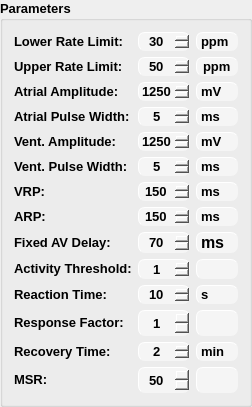
     <widget class="QGroupBox" name="GB_Parameters">
      <property name="sizePolicy">
       <sizepolicy hsizetype="Preferred" vsizetype="Expanding">
        <horstretch>0</horstretch>
        <verstretch>0</verstretch>
       </sizepolicy>
      </property>
      <property name="font">
       <font>
        <pointsize>10</pointsize>
        <weight>75</weight>
        <bold>true</bold>
       </font>
      </property>
      <property name="title">
       <string>Parameters</string>
      </property>
      <layout class="QGridLayout" name="gridLayout_2">
       <item row="11" column="0">
        <widget class="QLabel" name="LAB_ResponseFactor">
         <property name="sizePolicy">
          <sizepolicy hsizetype="Preferred" vsizetype="Expanding">
           <horstretch>0</horstretch>
           <verstretch>0</verstretch>
          </sizepolicy>
         </property>
         <property name="styleSheet">
          <string notr="true">FONT-SIZE: 16px;</string>
         </property>
         <property name="text">
          <string>&lt;html&gt;&lt;head/&gt;&lt;body&gt;&lt;p&gt;&lt;span style=&quot; font-size:10pt;&quot;&gt;Response Factor:&lt;/span&gt;&lt;/p&gt;&lt;/body&gt;&lt;/html&gt;</string>
         </property>
        </widget>
       </item>
       <item row="10" column="2">
        <widget class="QLabel" name="LAB_ReactionTime_Units">
         <property name="font">
          <font>
           <pointsize>-1</pointsize>
          </font>
         </property>
         <property name="styleSheet">
          <string notr="true">BACKGROUND-COLOR: rgb(245, 245, 245);
BORDER-COLOR: rgb(245, 245, 245);
BORDER-RADIUS: 7px;
BORDER-WIDTH: 1px;
BORDER-STYLE: outset;
FONT-SIZE: 16px;</string>
         </property>
         <property name="text">
          <string>&lt;html&gt;&lt;head/&gt;&lt;body&gt;&lt;p&gt;&lt;span style=&quot; font-size:10pt;&quot;&gt;s&lt;/span&gt;&lt;/p&gt;&lt;/body&gt;&lt;/html&gt;</string>
         </property>
         <property name="textFormat">
          <enum>Qt::AutoText</enum>
         </property>
        </widget>
       </item>
       <item row="1" column="0">
        <widget class="QLabel" name="LAB_UpperRateLimit">
         <property name="sizePolicy">
          <sizepolicy hsizetype="Preferred" vsizetype="Expanding">
           <horstretch>0</horstretch>
           <verstretch>0</verstretch>
          </sizepolicy>
         </property>
         <property name="styleSheet">
          <string notr="true">FONT-SIZE: 16px;</string>
         </property>
         <property name="text">
          <string>&lt;html&gt;&lt;head/&gt;&lt;body&gt;&lt;p&gt;&lt;span style=&quot; font-size:10pt;&quot;&gt;Upper Rate Limit:&lt;/span&gt;&lt;/p&gt;&lt;/body&gt;&lt;/html&gt;</string>
         </property>
        </widget>
       </item>
       <item row="0" column="2">
        <widget class="QLabel" name="LAB_LowerRateLimit_Units">
         <property name="font">
          <font>
           <pointsize>-1</pointsize>
          </font>
         </property>
         <property name="styleSheet">
          <string notr="true">BACKGROUND-COLOR: rgb(245, 245, 245);
BORDER-COLOR: rgb(245, 245, 245);
BORDER-RADIUS: 7px;
BORDER-WIDTH: 1px;
BORDER-STYLE: outset;
FONT-SIZE: 16px;</string>
         </property>
         <property name="text">
          <string>&lt;html&gt;&lt;head/&gt;&lt;body&gt;&lt;p&gt;&lt;span style=&quot; font-size:10pt;&quot;&gt;ppm&lt;/span&gt;&lt;/p&gt;&lt;/body&gt;&lt;/html&gt;</string>
         </property>
         <property name="textFormat">
          <enum>Qt::AutoText</enum>
         </property>
        </widget>
       </item>
       <item row="6" column="2">
        <widget class="QLabel" name="LAB_VRP_Units">
         <property name="font">
          <font>
           <pointsize>-1</pointsize>
          </font>
         </property>
         <property name="styleSheet">
          <string notr="true">BACKGROUND-COLOR: rgb(245, 245, 245);
BORDER-COLOR: rgb(245, 245, 245);
BORDER-RADIUS: 7px;
BORDER-WIDTH: 1px;
BORDER-STYLE: outset;
FONT-SIZE: 16px;</string>
         </property>
         <property name="text">
          <string>&lt;html&gt;&lt;head/&gt;&lt;body&gt;&lt;p&gt;&lt;span style=&quot; font-size:10pt;&quot;&gt;ms&lt;/span&gt;&lt;/p&gt;&lt;/body&gt;&lt;/html&gt;</string>
         </property>
         <property name="textFormat">
          <enum>Qt::AutoText</enum>
         </property>
        </widget>
       </item>
       <item row="12" column="2">
        <widget class="QLabel" name="LAB_RecoveryTime_Units">
         <property name="font">
          <font>
           <pointsize>-1</pointsize>
          </font>
         </property>
         <property name="styleSheet">
          <string notr="true">BACKGROUND-COLOR: rgb(245, 245, 245);
BORDER-COLOR: rgb(245, 245, 245);
BORDER-RADIUS: 7px;
BORDER-WIDTH: 1px;
BORDER-STYLE: outset;
FONT-SIZE: 16px;</string>
         </property>
         <property name="text">
          <string>&lt;html&gt;&lt;head/&gt;&lt;body&gt;&lt;p&gt;&lt;span style=&quot; font-size:10pt;&quot;&gt;min&lt;/span&gt;&lt;/p&gt;&lt;/body&gt;&lt;/html&gt;</string>
         </property>
         <property name="textFormat">
          <enum>Qt::AutoText</enum>
         </property>
        </widget>
       </item>
       <item row="10" column="0">
        <widget class="QLabel" name="LAB_ReactionTime">
         <property name="sizePolicy">
          <sizepolicy hsizetype="Preferred" vsizetype="Expanding">
           <horstretch>0</horstretch>
           <verstretch>0</verstretch>
          </sizepolicy>
         </property>
         <property name="styleSheet">
          <string notr="true">FONT-SIZE: 16px;</string>
         </property>
         <property name="text">
          <string>&lt;html&gt;&lt;head/&gt;&lt;body&gt;&lt;p&gt;&lt;span style=&quot; font-size:10pt;&quot;&gt;Reaction Time:&lt;/span&gt;&lt;/p&gt;&lt;/body&gt;&lt;/html&gt;</string>
         </property>
        </widget>
       </item>
       <item row="1" column="2">
        <widget class="QLabel" name="LAB_UpperRateLimit_Units">
         <property name="font">
          <font>
           <pointsize>16</pointsize>
          </font>
         </property>
         <property name="styleSheet">
          <string notr="true">BACKGROUND-COLOR: rgb(245, 245, 245);
BORDER-COLOR: rgb(245, 245, 245);
BORDER-RADIUS: 7px;
BORDER-WIDTH: 1px;
BORDER-STYLE: outset;</string>
         </property>
         <property name="text">
          <string>&lt;html&gt;&lt;head/&gt;&lt;body&gt;&lt;p&gt;&lt;span style=&quot; font-size:10pt;&quot;&gt;ppm&lt;/span&gt;&lt;/p&gt;&lt;/body&gt;&lt;/html&gt;</string>
         </property>
         <property name="textFormat">
          <enum>Qt::AutoText</enum>
         </property>
        </widget>
       </item>
       <item row="4" column="0">
        <widget class="QLabel" name="LAB_VentricularAmplitude">
         <property name="sizePolicy">
          <sizepolicy hsizetype="Preferred" vsizetype="Expanding">
           <horstretch>0</horstretch>
           <verstretch>0</verstretch>
          </sizepolicy>
         </property>
         <property name="styleSheet">
          <string notr="true">FONT-SIZE: 16px;</string>
         </property>
         <property name="text">
          <string>&lt;html&gt;&lt;head/&gt;&lt;body&gt;&lt;p&gt;&lt;span style=&quot; font-size:10pt;&quot;&gt;Vent. Amplitude:&lt;/span&gt;&lt;/p&gt;&lt;/body&gt;&lt;/html&gt;</string>
         </property>
        </widget>
       </item>
       <item row="5" column="0">
        <widget class="QLabel" name="LAB_VentricularPulseWidth">
         <property name="sizePolicy">
          <sizepolicy hsizetype="Preferred" vsizetype="Expanding">
           <horstretch>0</horstretch>
           <verstretch>0</verstretch>
          </sizepolicy>
         </property>
         <property name="styleSheet">
          <string notr="true">FONT-SIZE: 16px;</string>
         </property>
         <property name="text">
          <string>&lt;html&gt;&lt;head/&gt;&lt;body&gt;&lt;p&gt;&lt;span style=&quot; font-size:10pt;&quot;&gt;Vent. Pulse Width:&lt;/span&gt;&lt;/p&gt;&lt;/body&gt;&lt;/html&gt;</string>
         </property>
        </widget>
       </item>
       <item row="2" column="2">
        <widget class="QLabel" name="LAB_AtrialAmplitude_Units">
         <property name="font">
          <font>
           <pointsize>-1</pointsize>
          </font>
         </property>
         <property name="styleSheet">
          <string notr="true">BACKGROUND-COLOR: rgb(245, 245, 245);
BORDER-COLOR: rgb(245, 245, 245);
BORDER-RADIUS: 7px;
BORDER-WIDTH: 1px;
BORDER-STYLE: outset;
FONT-SIZE: 16px;</string>
         </property>
         <property name="text">
          <string>&lt;html&gt;&lt;head/&gt;&lt;body&gt;&lt;p&gt;&lt;span style=&quot; font-size:10pt;&quot;&gt;mV&lt;/span&gt;&lt;/p&gt;&lt;/body&gt;&lt;/html&gt;</string>
         </property>
         <property name="textFormat">
          <enum>Qt::AutoText</enum>
         </property>
        </widget>
       </item>
       <item row="3" column="2">
        <widget class="QLabel" name="LAB_AtrialPulseWidth_Units">
         <property name="font">
          <font>
           <pointsize>-1</pointsize>
          </font>
         </property>
         <property name="styleSheet">
          <string notr="true">BACKGROUND-COLOR: rgb(245, 245, 245);
BORDER-COLOR: rgb(245, 245, 245);
BORDER-RADIUS: 7px;
BORDER-WIDTH: 1px;
BORDER-STYLE: outset;
FONT-SIZE: 16px;</string>
         </property>
         <property name="text">
          <string>&lt;html&gt;&lt;head/&gt;&lt;body&gt;&lt;p&gt;&lt;span style=&quot; font-size:10pt;&quot;&gt;ms&lt;/span&gt;&lt;/p&gt;&lt;/body&gt;&lt;/html&gt;</string>
         </property>
         <property name="textFormat">
          <enum>Qt::AutoText</enum>
         </property>
        </widget>
       </item>
       <item row="4" column="2">
        <widget class="QLabel" name="LAB_VentricularAmplitude_Units">
         <property name="font">
          <font>
           <pointsize>-1</pointsize>
          </font>
         </property>
         <property name="styleSheet">
          <string notr="true">BACKGROUND-COLOR: rgb(245, 245, 245);
BORDER-COLOR: rgb(245, 245, 245);
BORDER-RADIUS: 7px;
BORDER-WIDTH: 1px;
BORDER-STYLE: outset;
FONT-SIZE: 16px;</string>
         </property>
         <property name="text">
          <string>&lt;html&gt;&lt;head/&gt;&lt;body&gt;&lt;p&gt;&lt;span style=&quot; font-size:10pt;&quot;&gt;mV&lt;/span&gt;&lt;/p&gt;&lt;/body&gt;&lt;/html&gt;</string>
         </property>
         <property name="textFormat">
          <enum>Qt::AutoText</enum>
         </property>
        </widget>
       </item>
       <item row="7" column="0">
        <widget class="QLabel" name="LAB_ARP">
         <property name="sizePolicy">
          <sizepolicy hsizetype="Preferred" vsizetype="Expanding">
           <horstretch>0</horstretch>
           <verstretch>0</verstretch>
          </sizepolicy>
         </property>
         <property name="toolTip">
          <string>&lt;html&gt;&lt;head/&gt;&lt;body&gt;&lt;p&gt;&lt;span style=&quot; font-size:10pt;&quot;&gt;Atrial Refractory Period&lt;/span&gt;&lt;/p&gt;&lt;/body&gt;&lt;/html&gt;</string>
         </property>
         <property name="styleSheet">
          <string notr="true">FONT-SIZE: 16px;</string>
         </property>
         <property name="text">
          <string>&lt;html&gt;&lt;head/&gt;&lt;body&gt;&lt;p&gt;&lt;span style=&quot; font-size:10pt;&quot;&gt;ARP:&lt;/span&gt;&lt;/p&gt;&lt;/body&gt;&lt;/html&gt;</string>
         </property>
        </widget>
       </item>
       <item row="0" column="0">
        <widget class="QLabel" name="LAB_LowerRateLimit">
         <property name="sizePolicy">
          <sizepolicy hsizetype="Preferred" vsizetype="Expanding">
           <horstretch>0</horstretch>
           <verstretch>0</verstretch>
          </sizepolicy>
         </property>
         <property name="styleSheet">
          <string notr="true">FONT-SIZE: 16px;</string>
         </property>
         <property name="text">
          <string>&lt;html&gt;&lt;head/&gt;&lt;body&gt;&lt;p&gt;&lt;span style=&quot; font-size:10pt;&quot;&gt;Lower Rate Limit:&lt;/span&gt;&lt;/p&gt;&lt;/body&gt;&lt;/html&gt;</string>
         </property>
        </widget>
       </item>
       <item row="12" column="0">
        <widget class="QLabel" name="LAB_RecoveryTime">
         <property name="sizePolicy">
          <sizepolicy hsizetype="Preferred" vsizetype="Expanding">
           <horstretch>0</horstretch>
           <verstretch>0</verstretch>
          </sizepolicy>
         </property>
         <property name="styleSheet">
          <string notr="true">FONT-SIZE: 16px;</string>
         </property>
         <property name="text">
          <string>&lt;html&gt;&lt;head/&gt;&lt;body&gt;&lt;p&gt;&lt;span style=&quot; font-size:10pt;&quot;&gt;Recovery Time:&lt;/span&gt;&lt;/p&gt;&lt;/body&gt;&lt;/html&gt;</string>
         </property>
        </widget>
       </item>
       <item row="6" column="0">
        <widget class="QLabel" name="LAB_VRP">
         <property name="sizePolicy">
          <sizepolicy hsizetype="Preferred" vsizetype="Expanding">
           <horstretch>0</horstretch>
           <verstretch>0</verstretch>
          </sizepolicy>
         </property>
         <property name="toolTip">
          <string>&lt;html&gt;&lt;head/&gt;&lt;body&gt;&lt;p&gt;&lt;span style=&quot; font-size:10pt;&quot;&gt;Vetricular Refractory Period&lt;/span&gt;&lt;/p&gt;&lt;/body&gt;&lt;/html&gt;</string>
         </property>
         <property name="styleSheet">
          <string notr="true">FONT-SIZE: 16px;</string>
         </property>
         <property name="text">
          <string>&lt;html&gt;&lt;head/&gt;&lt;body&gt;&lt;p&gt;&lt;span style=&quot; font-size:10pt;&quot;&gt;VRP:&lt;/span&gt;&lt;/p&gt;&lt;/body&gt;&lt;/html&gt;</string>
         </property>
        </widget>
       </item>
       <item row="8" column="2">
        <widget class="QLabel" name="LAB_AV_Delay_Units">
         <property name="sizePolicy">
          <sizepolicy hsizetype="Preferred" vsizetype="Expanding">
           <horstretch>0</horstretch>
           <verstretch>0</verstretch>
          </sizepolicy>
         </property>
         <property name="font">
          <font>
           <pointsize>-1</pointsize>
          </font>
         </property>
         <property name="styleSheet">
          <string notr="true">BACKGROUND-COLOR: rgb(245, 245, 245);
BORDER-COLOR: rgb(245, 245, 245);
BORDER-RADIUS: 7px;
BORDER-WIDTH: 1px;
BORDER-STYLE: outset;
FONT-SIZE: 16px;</string>
         </property>
         <property name="text">
          <string>&lt;html&gt;&lt;head/&gt;&lt;body&gt;&lt;p&gt;&lt;span style=&quot; font-size:12pt;&quot;&gt;ms&lt;/span&gt;&lt;/p&gt;&lt;/body&gt;&lt;/html&gt;</string>
         </property>
         <property name="textFormat">
          <enum>Qt::AutoText</enum>
         </property>
        </widget>
       </item>
       <item row="3" column="0">
        <widget class="QLabel" name="LAB_AtrialPulseWidth">
         <property name="sizePolicy">
          <sizepolicy hsizetype="Preferred" vsizetype="Expanding">
           <horstretch>0</horstretch>
           <verstretch>0</verstretch>
          </sizepolicy>
         </property>
         <property name="styleSheet">
          <string notr="true">FONT-SIZE: 16px;</string>
         </property>
         <property name="text">
          <string>&lt;html&gt;&lt;head/&gt;&lt;body&gt;&lt;p&gt;&lt;span style=&quot; font-size:10pt;&quot;&gt;Atrial Pulse Width:&lt;/span&gt;&lt;/p&gt;&lt;/body&gt;&lt;/html&gt;</string>
         </property>
        </widget>
       </item>
       <item row="8" column="0">
        <widget class="QLabel" name="LAB_AV_Delay">
         <property name="sizePolicy">
          <sizepolicy hsizetype="Preferred" vsizetype="Expanding">
           <horstretch>0</horstretch>
           <verstretch>0</verstretch>
          </sizepolicy>
         </property>
         <property name="font">
          <font>
           <pointsize>-1</pointsize>
          </font>
         </property>
         <property name="mouseTracking">
          <bool>true</bool>
         </property>
         <property name="styleSheet">
          <string notr="true">FONT-SIZE: 16px;</string>
         </property>
         <property name="text">
          <string>&lt;html&gt;&lt;head/&gt;&lt;body&gt;&lt;p&gt;&lt;span style=&quot; font-size:10pt;&quot;&gt;Fixed AV Delay:&lt;/span&gt;&lt;/p&gt;&lt;/body&gt;&lt;/html&gt;</string>
         </property>
        </widget>
       </item>
       <item row="2" column="0">
        <widget class="QLabel" name="LAB_AtrialAmplitude">
         <property name="sizePolicy">
          <sizepolicy hsizetype="Preferred" vsizetype="Expanding">
           <horstretch>0</horstretch>
           <verstretch>0</verstretch>
          </sizepolicy>
         </property>
         <property name="styleSheet">
          <string notr="true">FONT-SIZE: 16px;</string>
         </property>
         <property name="text">
          <string>&lt;html&gt;&lt;head/&gt;&lt;body&gt;&lt;p&gt;&lt;span style=&quot; font-size:10pt;&quot;&gt;Atrial Amplitude:&lt;/span&gt;&lt;/p&gt;&lt;/body&gt;&lt;/html&gt;</string>
         </property>
        </widget>
       </item>
       <item row="9" column="0">
        <widget class="QLabel" name="LAB_ActivityThreshold">
         <property name="sizePolicy">
          <sizepolicy hsizetype="Preferred" vsizetype="Expanding">
           <horstretch>0</horstretch>
           <verstretch>0</verstretch>
          </sizepolicy>
         </property>
         <property name="styleSheet">
          <string notr="true">FONT-SIZE: 16px;</string>
         </property>
         <property name="text">
          <string>&lt;html&gt;&lt;head/&gt;&lt;body&gt;&lt;p&gt;&lt;span style=&quot; font-size:10pt;&quot;&gt;Activity Threshold:&lt;/span&gt;&lt;/p&gt;&lt;/body&gt;&lt;/html&gt;</string>
         </property>
        </widget>
       </item>
       <item row="7" column="2">
        <widget class="QLabel" name="LAB_ARP_Units">
         <property name="font">
          <font>
           <pointsize>-1</pointsize>
          </font>
         </property>
         <property name="styleSheet">
          <string notr="true">BACKGROUND-COLOR: rgb(245, 245, 245);
BORDER-COLOR: rgb(245, 245, 245);
BORDER-RADIUS: 7px;
BORDER-WIDTH: 1px;
BORDER-STYLE: outset;
FONT-SIZE: 16px;</string>
         </property>
         <property name="text">
          <string>&lt;html&gt;&lt;head/&gt;&lt;body&gt;&lt;p&gt;&lt;span style=&quot; font-size:10pt;&quot;&gt;ms&lt;/span&gt;&lt;/p&gt;&lt;/body&gt;&lt;/html&gt;</string>
         </property>
         <property name="textFormat">
          <enum>Qt::AutoText</enum>
         </property>
        </widget>
       </item>
       <item row="5" column="2">
        <widget class="QLabel" name="LAB_VentricularPulseWidth_Units">
         <property name="font">
          <font>
           <pointsize>-1</pointsize>
          </font>
         </property>
         <property name="styleSheet">
          <string notr="true">BACKGROUND-COLOR: rgb(245, 245, 245);
BORDER-COLOR: rgb(245, 245, 245);
BORDER-RADIUS: 7px;
BORDER-WIDTH: 1px;
BORDER-STYLE: outset;
FONT-SIZE: 16px;</string>
         </property>
         <property name="text">
          <string>&lt;html&gt;&lt;head/&gt;&lt;body&gt;&lt;p&gt;&lt;span style=&quot; font-size:10pt;&quot;&gt;ms&lt;/span&gt;&lt;/p&gt;&lt;/body&gt;&lt;/html&gt;</string>
         </property>
         <property name="textFormat">
          <enum>Qt::AutoText</enum>
         </property>
        </widget>
       </item>
       <item row="13" column="0">
        <widget class="QLabel" name="LAB_MSR">
         <property name="sizePolicy">
          <sizepolicy hsizetype="Preferred" vsizetype="Expanding">
           <horstretch>0</horstretch>
           <verstretch>0</verstretch>
          </sizepolicy>
         </property>
         <property name="styleSheet">
          <string notr="true">FONT-SIZE: 16px;</string>
         </property>
         <property name="text">
          <string>&lt;html&gt;&lt;head/&gt;&lt;body&gt;&lt;p&gt;&lt;span style=&quot; font-size:10pt;&quot;&gt;MSR:&lt;/span&gt;&lt;/p&gt;&lt;/body&gt;&lt;/html&gt;</string>
         </property>
        </widget>
       </item>
       <item row="12" column="1">
        <widget class="QSpinBox" name="SB_RecoveryTime">
         <property name="sizePolicy">
          <sizepolicy hsizetype="Minimum" vsizetype="Expanding">
           <horstretch>0</horstretch>
           <verstretch>0</verstretch>
          </sizepolicy>
         </property>
         <property name="styleSheet">
          <string notr="true">BACKGROUND-COLOR: rgb(245, 245, 245);
BORDER-COLOR: rgb(245, 245, 245);
BORDER-RADIUS: 7px;
BORDER-WIDTH: 1px;
BORDER-STYLE: outset;</string>
         </property>
         <property name="alignment">
          <set>Qt::AlignCenter</set>
         </property>
         <property name="minimum">
          <number>2</number>
         </property>
         <property name="maximum">
          <number>16</number>
         </property>
        </widget>
       </item>
       <item row="13" column="1">
        <widget class="QSpinBox" name="SB_MSR">
         <property name="sizePolicy">
          <sizepolicy hsizetype="Minimum" vsizetype="Expanding">
           <horstretch>0</horstretch>
           <verstretch>0</verstretch>
          </sizepolicy>
         </property>
         <property name="styleSheet">
          <string notr="true">BACKGROUND-COLOR: rgb(245, 245, 245);
BORDER-COLOR: rgb(245, 245, 245);
BORDER-RADIUS: 7px;
BORDER-WIDTH: 1px;
BORDER-STYLE: outset;</string>
         </property>
         <property name="alignment">
          <set>Qt::AlignCenter</set>
         </property>
         <property name="minimum">
          <number>50</number>
         </property>
         <property name="maximum">
          <number>175</number>
         </property>
        </widget>
       </item>
       <item row="9" column="2">
        <widget class="QLabel" name="LAB_ActivityThreshold_Units">
         <property name="sizePolicy">
          <sizepolicy hsizetype="Preferred" vsizetype="Expanding">
           <horstretch>0</horstretch>
           <verstretch>0</verstretch>
          </sizepolicy>
         </property>
         <property name="font">
          <font>
           <pointsize>-1</pointsize>
          </font>
         </property>
         <property name="styleSheet">
          <string notr="true">BACKGROUND-COLOR: rgb(245, 245, 245);
BORDER-COLOR: rgb(245, 245, 245);
BORDER-RADIUS: 7px;
BORDER-WIDTH: 1px;
BORDER-STYLE: outset;
FONT-SIZE: 16px;</string>
         </property>
         <property name="text">
          <string/>
         </property>
         <property name="textFormat">
          <enum>Qt::AutoText</enum>
         </property>
        </widget>
       </item>
       <item row="11" column="2">
        <widget class="QLabel" name="LAB_ResponseFactor_Units">
         <property name="font">
          <font>
           <pointsize>16</pointsize>
          </font>
         </property>
         <property name="styleSheet">
          <string notr="true">BACKGROUND-COLOR: rgb(245, 245, 245);
BORDER-COLOR: rgb(245, 245, 245);
BORDER-RADIUS: 7px;
BORDER-WIDTH: 1px;
BORDER-STYLE: outset;</string>
         </property>
         <property name="text">
          <string/>
         </property>
         <property name="textFormat">
          <enum>Qt::AutoText</enum>
         </property>
        </widget>
       </item>
       <item row="13" column="2">
        <widget class="QLabel" name="LAB_MSR_Units">
         <property name="sizePolicy">
          <sizepolicy hsizetype="Preferred" vsizetype="Expanding">
           <horstretch>0</horstretch>
           <verstretch>0</verstretch>
          </sizepolicy>
         </property>
         <property name="font">
          <font>
           <pointsize>16</pointsize>
          </font>
         </property>
         <property name="styleSheet">
          <string notr="true">BACKGROUND-COLOR: rgb(245, 245, 245);
BORDER-COLOR: rgb(245, 245, 245);
BORDER-RADIUS: 7px;
BORDER-WIDTH: 1px;
BORDER-STYLE: outset;</string>
         </property>
         <property name="text">
          <string/>
         </property>
         <property name="textFormat">
          <enum>Qt::AutoText</enum>
         </property>
        </widget>
       </item>
       <item row="8" column="1">
        <widget class="QSpinBox" name="SB_AV_Delay">
         <property name="sizePolicy">
          <sizepolicy hsizetype="Minimum" vsizetype="Expanding">
           <horstretch>0</horstretch>
           <verstretch>0</verstretch>
          </sizepolicy>
         </property>
         <property name="styleSheet">
          <string notr="true">BACKGROUND-COLOR: rgb(245, 245, 245);
BORDER-COLOR: rgb(245, 245, 245);
BORDER-RADIUS: 7px;
BORDER-WIDTH: 1px;
BORDER-STYLE: outset;</string>
         </property>
         <property name="alignment">
          <set>Qt::AlignCenter</set>
         </property>
         <property name="minimum">
          <number>70</number>
         </property>
         <property name="maximum">
          <number>300</number>
         </property>
        </widget>
       </item>
       <item row="0" column="1">
        <widget class="QSpinBox" name="SB_LowerRateLimit">
         <property name="sizePolicy">
          <sizepolicy hsizetype="Expanding" vsizetype="Expanding">
           <horstretch>0</horstretch>
           <verstretch>0</verstretch>
          </sizepolicy>
         </property>
         <property name="styleSheet">
          <string notr="true">BACKGROUND-COLOR: rgb(245, 245, 245);
BORDER-COLOR: rgb(245, 245, 245);
BORDER-RADIUS: 7px;
BORDER-WIDTH: 1px;
BORDER-STYLE: outset;</string>
         </property>
         <property name="wrapping">
          <bool>false</bool>
         </property>
         <property name="alignment">
          <set>Qt::AlignCenter</set>
         </property>
         <property name="minimum">
          <number>30</number>
         </property>
         <property name="maximum">
          <number>175</number>
         </property>
        </widget>
       </item>
       <item row="2" column="1">
        <widget class="QSpinBox" name="SB_AtrialAmplitude">
         <property name="sizePolicy">
          <sizepolicy hsizetype="Minimum" vsizetype="Expanding">
           <horstretch>0</horstretch>
           <verstretch>0</verstretch>
          </sizepolicy>
         </property>
         <property name="styleSheet">
          <string notr="true">BACKGROUND-COLOR: rgb(245, 245, 245);
BORDER-COLOR: rgb(245, 245, 245);
BORDER-RADIUS: 7px;
BORDER-WIDTH: 1px;
BORDER-STYLE: outset;</string>
         </property>
         <property name="alignment">
          <set>Qt::AlignCenter</set>
         </property>
         <property name="minimum">
          <number>1250</number>
         </property>
         <property name="maximum">
          <number>5000</number>
         </property>
        </widget>
       </item>
       <item row="1" column="1">
        <widget class="QSpinBox" name="SB_UpperRateLimit">
         <property name="sizePolicy">
          <sizepolicy hsizetype="Minimum" vsizetype="Expanding">
           <horstretch>0</horstretch>
           <verstretch>0</verstretch>
          </sizepolicy>
         </property>
         <property name="styleSheet">
          <string notr="true">BACKGROUND-COLOR: rgb(245, 245, 245);
BORDER-COLOR: rgb(245, 245, 245);
BORDER-RADIUS: 7px;
BORDER-WIDTH: 1px;
BORDER-STYLE: outset;</string>
         </property>
         <property name="alignment">
          <set>Qt::AlignCenter</set>
         </property>
         <property name="minimum">
          <number>50</number>
         </property>
         <property name="maximum">
          <number>175</number>
         </property>
        </widget>
       </item>
       <item row="3" column="1">
        <widget class="QSpinBox" name="SB_AtrialPulseWidth">
         <property name="sizePolicy">
          <sizepolicy hsizetype="Minimum" vsizetype="Expanding">
           <horstretch>0</horstretch>
           <verstretch>0</verstretch>
          </sizepolicy>
         </property>
         <property name="styleSheet">
          <string notr="true">BACKGROUND-COLOR: rgb(245, 245, 245);
BORDER-COLOR: rgb(245, 245, 245);
BORDER-RADIUS: 7px;
BORDER-WIDTH: 1px;
BORDER-STYLE: outset;</string>
         </property>
         <property name="alignment">
          <set>Qt::AlignCenter</set>
         </property>
         <property name="minimum">
          <number>5</number>
         </property>
         <property name="maximum">
          <number>40</number>
         </property>
        </widget>
       </item>
       <item row="4" column="1">
        <widget class="QSpinBox" name="SB_VentricularAmplitude">
         <property name="sizePolicy">
          <sizepolicy hsizetype="Minimum" vsizetype="Expanding">
           <horstretch>0</horstretch>
           <verstretch>0</verstretch>
          </sizepolicy>
         </property>
         <property name="styleSheet">
          <string notr="true">BACKGROUND-COLOR: rgb(245, 245, 245);
BORDER-COLOR: rgb(245, 245, 245);
BORDER-RADIUS: 7px;
BORDER-WIDTH: 1px;
BORDER-STYLE: outset;</string>
         </property>
         <property name="alignment">
          <set>Qt::AlignCenter</set>
         </property>
         <property name="minimum">
          <number>1250</number>
         </property>
         <property name="maximum">
          <number>5000</number>
         </property>
        </widget>
       </item>
       <item row="6" column="1">
        <widget class="QSpinBox" name="SB_VRP">
         <property name="sizePolicy">
          <sizepolicy hsizetype="Minimum" vsizetype="Expanding">
           <horstretch>0</horstretch>
           <verstretch>0</verstretch>
          </sizepolicy>
         </property>
         <property name="styleSheet">
          <string notr="true">BACKGROUND-COLOR: rgb(245, 245, 245);
BORDER-COLOR: rgb(245, 245, 245);
BORDER-RADIUS: 7px;
BORDER-WIDTH: 1px;
BORDER-STYLE: outset;</string>
         </property>
         <property name="alignment">
          <set>Qt::AlignCenter</set>
         </property>
         <property name="minimum">
          <number>150</number>
         </property>
         <property name="maximum">
          <number>500</number>
         </property>
        </widget>
       </item>
       <item row="5" column="1">
        <widget class="QSpinBox" name="SB_VentricularPulseWidth">
         <property name="sizePolicy">
          <sizepolicy hsizetype="Minimum" vsizetype="Expanding">
           <horstretch>0</horstretch>
           <verstretch>0</verstretch>
          </sizepolicy>
         </property>
         <property name="styleSheet">
          <string notr="true">BACKGROUND-COLOR: rgb(245, 245, 245);
BORDER-COLOR: rgb(245, 245, 245);
BORDER-RADIUS: 7px;
BORDER-WIDTH: 1px;
BORDER-STYLE: outset;</string>
         </property>
         <property name="alignment">
          <set>Qt::AlignCenter</set>
         </property>
         <property name="minimum">
          <number>5</number>
         </property>
         <property name="maximum">
          <number>40</number>
         </property>
        </widget>
       </item>
       <item row="7" column="1">
        <widget class="QSpinBox" name="SB_ARP">
         <property name="sizePolicy">
          <sizepolicy hsizetype="Minimum" vsizetype="Expanding">
           <horstretch>0</horstretch>
           <verstretch>0</verstretch>
          </sizepolicy>
         </property>
         <property name="styleSheet">
          <string notr="true">BACKGROUND-COLOR: rgb(245, 245, 245);
BORDER-COLOR: rgb(245, 245, 245);
BORDER-RADIUS: 7px;
BORDER-WIDTH: 1px;
BORDER-STYLE: outset;</string>
         </property>
         <property name="alignment">
          <set>Qt::AlignCenter</set>
         </property>
         <property name="minimum">
          <number>150</number>
         </property>
         <property name="maximum">
          <number>500</number>
         </property>
        </widget>
       </item>
       <item row="9" column="1">
        <widget class="QSpinBox" name="SB_ActivityThreshold">
         <property name="sizePolicy">
          <sizepolicy hsizetype="Minimum" vsizetype="Expanding">
           <horstretch>0</horstretch>
           <verstretch>0</verstretch>
          </sizepolicy>
         </property>
         <property name="styleSheet">
          <string notr="true">BACKGROUND-COLOR: rgb(245, 245, 245);
BORDER-COLOR: rgb(245, 245, 245);
BORDER-RADIUS: 7px;
BORDER-WIDTH: 1px;
BORDER-STYLE: outset;</string>
         </property>
         <property name="alignment">
          <set>Qt::AlignCenter</set>
         </property>
         <property name="minimum">
          <number>1</number>
         </property>
         <property name="maximum">
          <number>7</number>
         </property>
        </widget>
       </item>
       <item row="10" column="1">
        <widget class="QSpinBox" name="SB_ReactionTime">
         <property name="sizePolicy">
          <sizepolicy hsizetype="Minimum" vsizetype="Expanding">
           <horstretch>0</horstretch>
           <verstretch>0</verstretch>
          </sizepolicy>
         </property>
         <property name="styleSheet">
          <string notr="true">BACKGROUND-COLOR: rgb(245, 245, 245);
BORDER-COLOR: rgb(245, 245, 245);
BORDER-RADIUS: 7px;
BORDER-WIDTH: 1px;
BORDER-STYLE: outset;</string>
         </property>
         <property name="alignment">
          <set>Qt::AlignCenter</set>
         </property>
         <property name="minimum">
          <number>10</number>
         </property>
         <property name="maximum">
          <number>50</number>
         </property>
        </widget>
       </item>
       <item row="11" column="1">
        <widget class="QSpinBox" name="SB_ResponseFactor">
         <property name="sizePolicy">
          <sizepolicy hsizetype="Minimum" vsizetype="Expanding">
           <horstretch>0</horstretch>
           <verstretch>0</verstretch>
          </sizepolicy>
         </property>
         <property name="styleSheet">
          <string notr="true">BACKGROUND-COLOR: rgb(245, 245, 245);
BORDER-COLOR: rgb(245, 245, 245);
BORDER-RADIUS: 7px;
BORDER-WIDTH: 1px;
BORDER-STYLE: outset;</string>
         </property>
         <property name="alignment">
          <set>Qt::AlignCenter</set>
         </property>
         <property name="minimum">
          <number>1</number>
         </property>
         <property name="maximum">
          <number>16</number>
         </property>
        </widget>
       </item>
      </layout>
     </widget>
